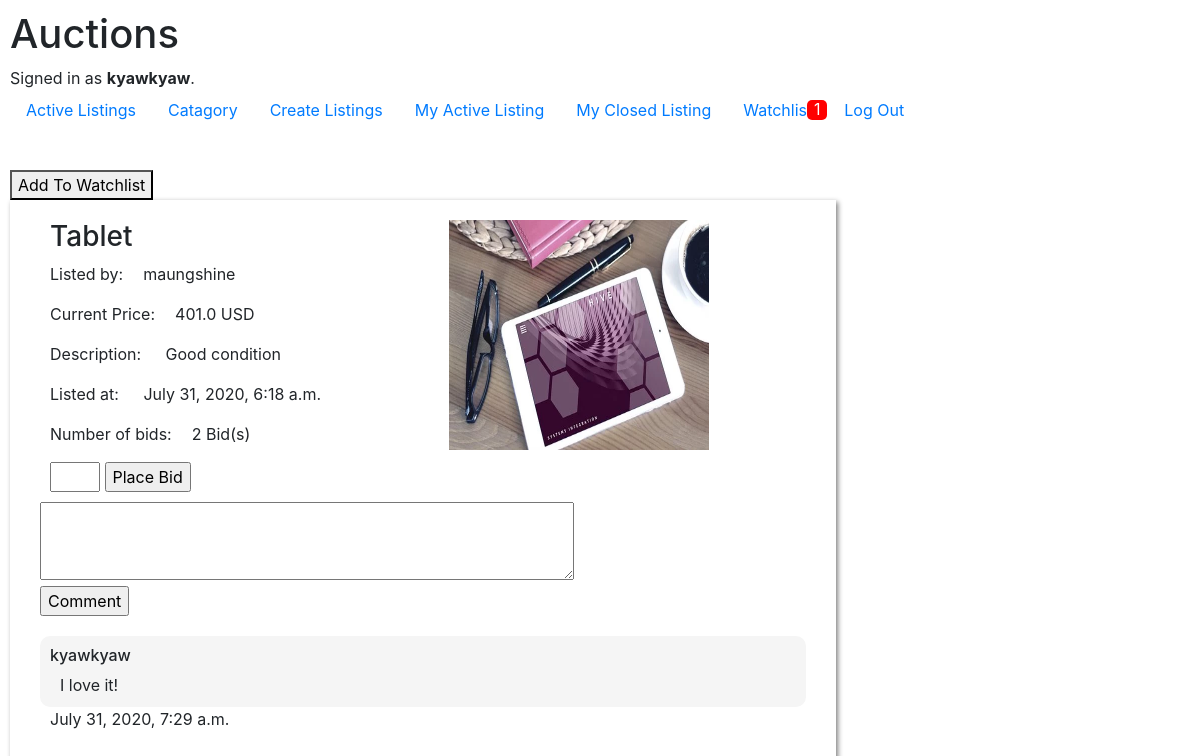
/listing/3 (signed in), run on the app's committed database.
### auctions/models.py (models this page shows, shortened)
class User(AbstractUser):
    pass

class Watchlist(models.Model):
    user = models.ForeignKey(settings.AUTH_USER_MODEL, on_delete=models.CASCADE, related_name='user_watchlists')
    watchlist_item = models.ForeignKey(Listing, on_delete=models.CASCADE, related_name='watchlisted')

class Listing(models.Model):
    list_user = models.ForeignKey(settings.AUTH_USER_MODEL, on_delete=models.CASCADE, related_name='user_lists')
    item_name = models.CharField(max_length=255)
    item_price = models.FloatField(null=False)
    item_catagory = models.ForeignKey(Catagory, on_delete=models.CASCADE, related_name='items')
    item_description = models.TextField(blank=False, null=False, default=None)
    date_placed = models.DateTimeField(auto_now_add=True)
    item_image = models.ImageField(blank=True, null=True,upload_to='images')
    is_active = models.BooleanField(default=True)

class Bid(models.Model):
    bid_user = models.ForeignKey(settings.AUTH_USER_MODEL, on_delete=models.CASCADE, related_name='user_bids')
    bid_item = models.ForeignKey(Listing, on_delete=models.CASCADE, related_name='item_bids')
    bid_price = models.FloatField(null=False)
    bid_datetime = models.DateTimeField(auto_now_add=True)

class Comment(models.Model):
    comment_uesr = models.ForeignKey(settings.AUTH_USER_MODEL, on_delete=models.CASCADE, related_name='user_comments')
    comment_item = models.ForeignKey(Listing, on_delete=models.CASCADE, related_name="item_comments")
    comment      = models.TextField(blank=True, null=True)
    comment_date = models.DateTimeField(auto_now_add=True)

### auctions/views.py (the view)
# urls.py: path("listing/<int:item_id>", views.listing, name="listing"),
@login_required
def listing(request, item_id):
    listing_item = Listing.objects.get(pk=item_id)
    bids = listing_item.item_bids.all()
    largest_bid = None
    if bids:
        for bid in bids:
            if not largest_bid:
                largest_bid = bid
            if bid.bid_price > largest_bid.bid_price:
                largest_bid = bid
    try:
        watchlist = Watchlist.objects.get(user=request.user, watchlist_item=listing_item)
    except Watchlist.DoesNotExist:
        watchlist = None
    return render(request, "auctions/listing.html", {
        "listing_item": listing_item,
        "watchlist": watchlist,
        "winner_bid": largest_bid
    })

### auctions/templates/auctions/listing.html (shortened to what this page needs)
{% extends "auctions/layout.html" %}
{% block body %}
<div class="watch-list">
        {% if request.user != listing_item.list_user %}
        {% if watchlist %}
            <form action="{% url 'remove_from_watchlist' watchlist.id %}" method="POST">
            {% csrf_token %}
            <button type="submit">Remove From Watchlist</button>
            </form>
        {% else %}
            <form action="{% url 'add-to-watchlist' listing_item.id %}" method="POST">
            <button type="submit">Add To Watchlist</button>
            </form>
        {% endif %}
        {% endif %}
</div>
<div class="listing_post">
    <div class="post_data">
      <h3>{{ listing_item.item_name }}</h3>
      <p><span class="data">Listed by:</span>{{ listing_item.list_user }}</p>
      {% if winner_bid %}
      <p><span class="data">Current Price:</span>{{ winner_bid.bid_price }} USD</p>
      {% else %}
      <p><span class="data">Price:</span>{{ listing_item.item_price }} USD</p>
      {% endif %}
      <p><span class="data">Description:</span> {{ listing_item.item_description }}</p>
      <p><span class="data">Listed at:</span> {{ listing_item.date_placed }}</p>
      <p><span class="data">Number of bids:</span>{{ listing_item.item_bids.all|length }} Bid(s)</p>
      <form class="" action="{% url 'place_bids' listing_item.id %}" method="post">
        <input class="bid-text-box" type="text" name="bid" required>
        <input type="submit" value="Place Bid">
      </form>
    </div>
    <div class="post_image">
      <figure>
        <img src="{{ listing_item.item_image.url }}" alt="{{ listing_item.item_name }}" class="item_image">
      </figure>
    </div>
    <div class="comment-box">
      <form class="" action="{% url 'comment' listing_item.id %}" method="post">
        <textarea name="comment" rows="3" cols="50" required></textarea>
        <input class="comment-button"type="submit" value="Comment">
      </form>
    </div>
    <div class="comment-box-text">
      {% for comment in listing_item.item_comments.all %}
        <div class="comment-line">
          <h6>{{ comment.comment_uesr.username }}</h6>
          <span class="cm">{{ comment.comment }}</span>
        </div>
        <span class="cm">{{ comment.comment_date }}</span>
      {% endfor %}
    </div>
  </div>
{% endblock %}

### auctions/templates/auctions/layout.html (shortened to what this page needs)
{% load static %}
<!DOCTYPE html>
<html lang="en">
    <head>
        <link rel="stylesheet" href="https://stackpath.bootstrapcdn.com/bootstrap/4.4.1/css/bootstrap.min.css">
        <link href="{% static 'auctions/styles.css' %}" rel="stylesheet">
    </head>
    <body>
        <h1>Auctions</h1>
        <div>
            {% if user.is_authenticated %}
                Signed in as <strong>{{ user.username }}</strong>.
            {% else %}
                Not signed in.
            {% endif %}
        </div>
        <ul class="nav">
            <li class="nav-item">
                <a class="nav-link" href="{% url 'index' %}">Active Listings</a>
            </li>
            <li class="nav-item">
                <a class="nav-link" href="{% url 'catagory' %}">Catagory</a>
            </li>
            {% if user.is_authenticated %}
                <li class="nav-item">
                    <a class="nav-link" href="{% url 'create_listing' %}">Create Listings</a>
                </li>
                <li class="nav-item">
                    <a class="nav-link" href="{% url 'my_active_or_close' 'active' %}">My Active Listing</a>
                </li>
                <li class="nav-item">
                    <a class="nav-link" href="{% url 'my_active_or_close' 'close' %}">My Closed Listing</a>
                </li>
                <li class="nav-item">
                    <a class="nav-link" href="{% url 'my_watchlist' %}">Watchlist</a><div class="watchlist_count"><span class="counter">{{ request.user.user_watchlists.all|length }}</span></div>
                </li>
                <li class="nav-item">
                    <a class="nav-link" href="{% url 'logout' %}">Log Out</a>
                </li>
            {% endif %}
        </ul>
        {% block body %}
        {% endblock %}
    </body>
</html>

### auctions/static/auctions/styles.css (style rules this page uses)
body { padding: 10px; }
.listing_post { padding: 20px; width: 70%; display: grid; grid-template-columns: auto auto; box-shadow: 2px 2px 5px gray; }
.item_image { padding: 0px 20px 20px 20px; width: 300px; height: 250px; display: inline-block; top: 20px; }
.post_data { padding: 0px 20px 0px 20px; display: inline-block; text-align: left; }
.post_image { display: inline-block; }
.data { padding-right: 20px; }
.bid-text-box { width: 50px; }
.comment-box, .comment-box-text { grid-column: 1/3; text-align: left; padding: 10px; }
.comment-button { display: block; }
.comment-line { padding: 10px; background-color: #f5f5f5; border-radius: 10px; }
.cm { display: inline-block; text-indent: 10px; }
.watchlist_count { display: inline-block; background-color: #ff0000; border-radius: 25%; color: #ffffff; width: 20px; height: 20px; position: relative; left: 80px; bottom: 30px; text-align: center; margin: 0; }
.counter { display: inline-block; position: relative; bottom: 3px; }

### data on the page
User: username "kyawkyaw", user.user_watchlists.all|length "1"
Listing: item_name "Tablet", list_user "maungshine", item_description "Good condition", date_placed "July 31, 2020, 6:18 a.m.", item_bids.all|length "2", item_image (picture)
Bid: bid_price "401.0"
Comment: comment_uesr.username "kyawkyaw", comment "I love it!", comment_date "July 31, 2020, 7:29 a.m."
